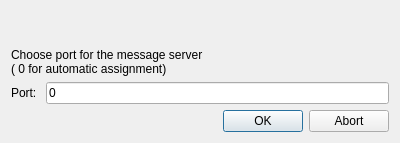
<?xml version="1.0" encoding="UTF-8"?>
<ui version="4.0">
 <class>ChoosePortDialog</class>
 <widget class="QDialog" name="ChoosePortDialog">
  <property name="geometry">
   <rect>
    <x>0</x>
    <y>0</y>
    <width>400</width>
    <height>143</height>
   </rect>
  </property>
  <property name="windowTitle">
   <string>Dialog</string>
  </property>
  <layout class="QVBoxLayout" name="verticalLayout">
   <item>
    <widget class="QLabel" name="error">
     <property name="styleSheet">
      <string notr="true">font-weight: bold;</string>
     </property>
     <property name="text">
      <string>&lt;error&gt;</string>
     </property>
    </widget>
   </item>
   <item>
    <widget class="QLabel" name="message">
     <property name="text">
      <string>Choose port for the message server
( 0 for automatic assignment)</string>
     </property>
    </widget>
   </item>
   <item>
    <layout class="QHBoxLayout" name="horizontalLayout">
     <item>
      <widget class="QLabel" name="label">
       <property name="text">
        <string>Port: </string>
       </property>
      </widget>
     </item>
     <item>
      <widget class="QLineEdit" name="port">
       <property name="text">
        <string>0</string>
       </property>
       <property name="maxLength">
        <number>5</number>
       </property>
      </widget>
     </item>
    </layout>
   </item>
   <item>
    <widget class="QDialogButtonBox" name="buttonBox">
     <property name="orientation">
      <enum>Qt::Horizontal</enum>
     </property>
     <property name="standardButtons">
      <set>QDialogButtonBox::Abort|QDialogButtonBox::Ok</set>
     </property>
    </widget>
   </item>
  </layout>
 </widget>
 <resources/>
 <connections>
  <connection>
   <sender>buttonBox</sender>
   <signal>accepted()</signal>
   <receiver>ChoosePortDialog</receiver>
   <slot>accept()</slot>
   <hints>
    <hint type="sourcelabel">
     <x>248</x>
     <y>254</y>
    </hint>
    <hint type="destinationlabel">
     <x>157</x>
     <y>274</y>
    </hint>
   </hints>
  </connection>
  <connection>
   <sender>buttonBox</sender>
   <signal>rejected()</signal>
   <receiver>ChoosePortDialog</receiver>
   <slot>reject()</slot>
   <hints>
    <hint type="sourcelabel">
     <x>316</x>
     <y>260</y>
    </hint>
    <hint type="destinationlabel">
     <x>286</x>
     <y>274</y>
    </hint>
   </hints>
  </connection>
 </connections>
</ui>
